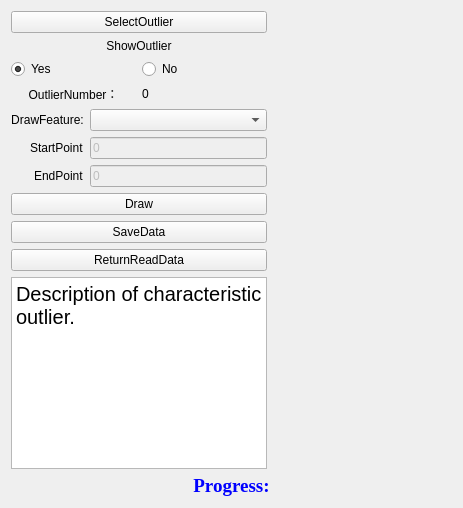
      <widget class="QWidget" name="test">
       <attribute name="title">
        <string>Outlier</string>
       </attribute>
       <layout class="QGridLayout" name="gridLayout_6">
        <item row="3" column="0">
         <widget class="QTextBrowser" name="ResultsText1">
          <property name="markdown">
           <string>Description of characteristic outlier.

</string>
          </property>
          <property name="html">
           <string>&lt;!DOCTYPE HTML PUBLIC &quot;-//W3C//DTD HTML 4.0//EN&quot; &quot;http://www.w3.org/TR/REC-html40/strict.dtd&quot;&gt;
&lt;html&gt;&lt;head&gt;&lt;meta name=&quot;qrichtext&quot; content=&quot;1&quot; /&gt;&lt;style type=&quot;text/css&quot;&gt;
p, li { white-space: pre-wrap; }
&lt;/style&gt;&lt;/head&gt;&lt;body style=&quot; font-family:'MS Shell Dlg 2'; font-size:15pt; font-weight:400; font-style:normal;&quot;&gt;
&lt;p style=&quot; margin-top:10px; margin-bottom:10px; margin-left:0px; margin-right:0px; -qt-block-indent:0; text-indent:0px;&quot;&gt;Description of characteristic outlier.&lt;/p&gt;&lt;/body&gt;&lt;/html&gt;</string>
          </property>
         </widget>
        </item>
        <item row="4" column="0" colspan="3">
         <widget class="QLabel" name="Results2">
          <property name="sizePolicy">
           <sizepolicy hsizetype="Preferred" vsizetype="Fixed">
            <horstretch>0</horstretch>
            <verstretch>0</verstretch>
           </sizepolicy>
          </property>
          <property name="minimumSize">
           <size>
            <width>441</width>
            <height>0</height>
           </size>
          </property>
          <property name="palette">
           <palette>
            <active>
             <colorrole role="WindowText">
              <brush brushstyle="SolidPattern">
               <color alpha="255">
                <red>0</red>
                <green>0</green>
                <blue>255</blue>
               </color>
              </brush>
             </colorrole>
            </active>
            <inactive>
             <colorrole role="WindowText">
              <brush brushstyle="SolidPattern">
               <color alpha="255">
                <red>0</red>
                <green>0</green>
                <blue>255</blue>
               </color>
              </brush>
             </colorrole>
            </inactive>
            <disabled>
             <colorrole role="WindowText">
              <brush brushstyle="SolidPattern">
               <color alpha="255">
                <red>120</red>
                <green>120</green>
                <blue>120</blue>
               </color>
              </brush>
             </colorrole>
            </disabled>
           </palette>
          </property>
          <property name="font">
           <font>
            <family>Times New Roman</family>
            <pointsize>14</pointsize>
            <weight>75</weight>
            <italic>false</italic>
            <bold>true</bold>
           </font>
          </property>
          <property name="text">
           <string>Progress:</string>
          </property>
          <property name="alignment">
           <set>Qt::AlignCenter</set>
          </property>
         </widget>
        </item>
        <item row="1" column="0">
         <layout class="QGridLayout" name="Outlier" rowstretch="0,0,0" rowminimumheight="0,0,0">
          <property name="sizeConstraint">
           <enum>QLayout::SetDefaultConstraint</enum>
          </property>
          <item row="0" column="0" colspan="2">
           <widget class="QLabel" name="label_8">
            <property name="sizePolicy">
             <sizepolicy hsizetype="Preferred" vsizetype="Fixed">
              <horstretch>0</horstretch>
              <verstretch>0</verstretch>
             </sizepolicy>
            </property>
            <property name="text">
             <string>ShowOutlier</string>
            </property>
            <property name="alignment">
             <set>Qt::AlignCenter</set>
            </property>
           </widget>
          </item>
          <item row="1" column="1">
           <widget class="QRadioButton" name="DataOutlierDraw2">
            <property name="sizePolicy">
             <sizepolicy hsizetype="Expanding" vsizetype="Minimum">
              <horstretch>1</horstretch>
              <verstretch>0</verstretch>
             </sizepolicy>
            </property>
            <property name="text">
             <string>No</string>
            </property>
            <property name="checked">
             <bool>false</bool>
            </property>
           </widget>
          </item>
          <item row="1" column="0">
           <widget class="QRadioButton" name="DataOutlierDraw1">
            <property name="sizePolicy">
             <sizepolicy hsizetype="Expanding" vsizetype="Fixed">
              <horstretch>1</horstretch>
              <verstretch>0</verstretch>
             </sizepolicy>
            </property>
            <property name="layoutDirection">
             <enum>Qt::LeftToRight</enum>
            </property>
            <property name="text">
             <string>Yes</string>
            </property>
            <property name="checked">
             <bool>true</bool>
            </property>
           </widget>
          </item>
          <item row="2" column="0">
           <widget class="QLabel" name="label_7">
            <property name="sizePolicy">
             <sizepolicy hsizetype="Expanding" vsizetype="Fixed">
              <horstretch>1</horstretch>
              <verstretch>0</verstretch>
             </sizepolicy>
            </property>
            <property name="text">
             <string>OutlierNumber：</string>
            </property>
            <property name="alignment">
             <set>Qt::AlignCenter</set>
            </property>
           </widget>
          </item>
          <item row="2" column="1">
           <widget class="QLabel" name="OutlierNumber">
            <property name="sizePolicy">
             <sizepolicy hsizetype="Expanding" vsizetype="Fixed">
              <horstretch>1</horstretch>
              <verstretch>0</verstretch>
             </sizepolicy>
            </property>
            <property name="text">
             <string>0</string>
            </property>
           </widget>
          </item>
         </layout>
        </item>
        <item row="0" column="0">
         <layout class="QVBoxLayout" name="Buttom">
          <item>
           <widget class="QPushButton" name="computeOutlier">
            <property name="sizePolicy">
             <sizepolicy hsizetype="Preferred" vsizetype="Preferred">
              <horstretch>0</horstretch>
              <verstretch>1</verstretch>
             </sizepolicy>
            </property>
            <property name="text">
             <string>SelectOutlier</string>
            </property>
           </widget>
          </item>
         </layout>
        </item>
        <item row="2" column="0">
         <layout class="QFormLayout" name="Draw">
          <property name="sizeConstraint">
           <enum>QLayout::SetDefaultConstraint</enum>
          </property>
          <property name="fieldGrowthPolicy">
           <enum>QFormLayout::AllNonFixedFieldsGrow</enum>
          </property>
          <property name="rowWrapPolicy">
           <enum>QFormLayout::DontWrapRows</enum>
          </property>
          <property name="labelAlignment">
           <set>Qt::AlignRight|Qt::AlignTrailing|Qt::AlignVCenter</set>
          </property>
          <property name="formAlignment">
           <set>Qt::AlignCenter</set>
          </property>
          <property name="horizontalSpacing">
           <number>6</number>
          </property>
          <property name="verticalSpacing">
           <number>6</number>
          </property>
          <property name="topMargin">
           <number>0</number>
          </property>
          <property name="bottomMargin">
           <number>0</number>
          </property>
          <item row="0" column="0">
           <widget class="QLabel" name="label_2">
            <property name="sizePolicy">
             <sizepolicy hsizetype="Preferred" vsizetype="Preferred">
              <horstretch>0</horstretch>
              <verstretch>1</verstretch>
             </sizepolicy>
            </property>
            <property name="text">
             <string>DrawFeature:</string>
            </property>
            <property name="alignment">
             <set>Qt::AlignCenter</set>
            </property>
           </widget>
          </item>
          <item row="0" column="1">
           <widget class="QComboBox" name="SelectFeature2"/>
          </item>
          <item row="1" column="0">
           <widget class="QLabel" name="label_5">
            <property name="sizePolicy">
             <sizepolicy hsizetype="Preferred" vsizetype="Preferred">
              <horstretch>0</horstretch>
              <verstretch>1</verstretch>
             </sizepolicy>
            </property>
            <property name="text">
             <string>StartPoint</string>
            </property>
           </widget>
          </item>
          <item row="1" column="1">
           <widget class="QLineEdit" name="StartWD">
            <property name="enabled">
             <bool>false</bool>
            </property>
            <property name="text">
             <string>0</string>
            </property>
           </widget>
          </item>
          <item row="2" column="0">
           <widget class="QLabel" name="label_6">
            <property name="enabled">
             <bool>true</bool>
            </property>
            <property name="sizePolicy">
             <sizepolicy hsizetype="Preferred" vsizetype="Preferred">
              <horstretch>0</horstretch>
              <verstretch>1</verstretch>
             </sizepolicy>
            </property>
            <property name="text">
             <string>EndPoint</string>
            </property>
           </widget>
          </item>
          <item row="2" column="1">
           <widget class="QLineEdit" name="EndWD">
            <property name="enabled">
             <bool>false</bool>
            </property>
            <property name="text">
             <string>0</string>
            </property>
           </widget>
          </item>
          <item row="3" column="0" colspan="2">
           <widget class="QPushButton" name="OutlierDrawBtn">
            <property name="text">
             <string>Draw</string>
            </property>
           </widget>
          </item>
          <item row="4" column="0" colspan="2">
           <widget class="QPushButton" name="SaveDataBtn">
            <property name="sizePolicy">
             <sizepolicy hsizetype="Preferred" vsizetype="Preferred">
              <horstretch>0</horstretch>
              <verstretch>1</verstretch>
             </sizepolicy>
            </property>
            <property name="text">
             <string>SaveData</string>
            </property>
           </widget>
          </item>
          <item row="5" column="0" colspan="2">
           <widget class="QPushButton" name="Return1">
            <property name="sizePolicy">
             <sizepolicy hsizetype="Minimum" vsizetype="Preferred">
              <horstretch>0</horstretch>
              <verstretch>1</verstretch>
             </sizepolicy>
            </property>
            <property name="text">
             <string>ReturnReadData</string>
            </property>
           </widget>
          </item>
         </layout>
        </item>
        <item row="0" column="1" rowspan="4">
         <widget class="QmyFigureCanvas" name="FeatureFig2" native="true">
          <property name="sizePolicy">
           <sizepolicy hsizetype="Preferred" vsizetype="Preferred">
            <horstretch>1</horstretch>
            <verstretch>0</verstretch>
           </sizepolicy>
          </property>
         </widget>
        </item>
       </layout>
      </widget>
